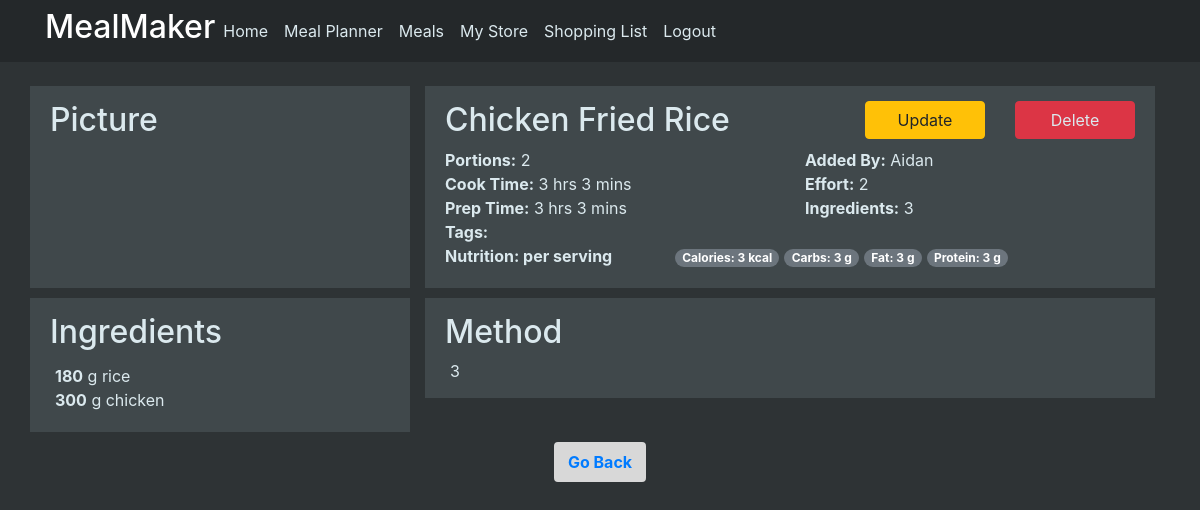
Screenshot of /meal/3 (signed in) with the database file from the repository.
### mealmaker/models.py (models this page shows)
class Meal(db.Model):
    id = db.Column(db.Integer, primary_key=True)
    date = db.Column(db.DateTime(timezone=True), default=func.now())
    name = db.Column(db.String(200), unique=True)
    portion = db.Column(db.Integer)
    prep_time_hour = db.Column(db.Integer)
    prep_time_min = db.Column(db.Integer)
    cook_time_hour = db.Column(db.Integer)
    cook_time_min = db.Column(db.Integer)
    diet_type = db.Column(db.String(20))
    health_type = db.Column(db.String(20))
    effort = db.Column(db.String(5))
    cost = db.Column(db.String(5))
    freezable = db.Column(db.String(5))
    num_ingredient = db.Column(db.Integer)
    time_to_go_off = db.Column(db.Integer)
    cal_per_portion = db.Column(db.Integer)
    protein_per_portion = db.Column(db.Integer)
    fat_per_portion = db.Column(db.Integer)
    carb_per_portion = db.Column(db.Integer)
    recipe = db.Column(db.Text)
    ingredients = db.relationship(
        "Ingredient", back_populates="meal_id", cascade="all, delete"
    )
    meal_plan = db.relationship("MealPlan", back_populates="meal_id")

class User(db.Model, UserMixin):
    id = db.Column(db.Integer, primary_key=True)
    email = db.Column(db.String(150), unique=True)
    password = db.Column(db.String(150))
    first_name = db.Column(db.String(150))

class Ingredient(db.Model):
    id = db.Column(db.Integer, primary_key=True)
    name = db.Column(db.String(200))
    amount = db.Column(db.Integer)
    unit = db.Column(db.String(200))
    meal_link = db.Column(db.Integer, db.ForeignKey("meal.id"))
    meal_id = db.relationship(
        "Meal", back_populates="ingredients", collection_class=list
    )

### mealmaker/views.py (the view)
@views.route("/meal/<int:id>", methods=["GET", "POST"])
@login_required
def meal(id):
    meal = Meal.query.get_or_404(id)
    ingredient = Ingredient.query.filter(Ingredient.meal_link == id)
    form = UpdateMealForm()
    template_form = IngredientForm(prefix="ingredient-_-")
    if form.is_submitted():
        meal.name = form.name.data.lower()
        meal.portion = form.portion.data
        meal.prep_time_hour = form.prep_time_hour.data
        meal.prep_time_min = form.prep_time_min.data
        meal.cook_time_hour = form.cook_time_hour.data
        meal.cook_time_min = form.cook_time_min.data
        meal.diet_type = form.diet_type.data
        meal.health_type = form.health_type.data
        meal.effort = form.effort.data
        meal.cost = form.cost.data
        meal.freezable = form.freezable.data
        meal.num_ingredient = form.num_ingredient.data
        meal.time_to_go_off = form.time_to_go_off.data
        meal.cal_per_portion = form.cal_per_portion.data
        meal.protein_per_portion = form.protein_per_portion.data
        meal.fat_per_portion = form.fat_per_portion.data
        meal.carb_per_portion = form.carb_per_portion.data
        meal.recipe = form.recipe.data
        db.session.query(Ingredient).filter(Ingredient.meal_link == id).delete()
        db.session.commit()
        for i in form.ingredient.data:
            new_ingredient = Ingredient(
                name=i["ingredient_name"].lower(),
                amount=i["ingredient_amount"],
                unit=i["ingredient_unit"],
                meal_link=id,
            )
            db.session.add(new_ingredient)
        db.session.query(Ingredient).order_by(Ingredient.name.desc())
        db.session.commit()
        flash("Your meal has been updated!", "success")
        return redirect(url_for("views.meal", id=meal.id))
    elif request.method == "GET":
        form.name.data = meal.name
        form.portion.data = meal.portion
        form.prep_time_hour.data = meal.prep_time_hour
        form.prep_time_min.data = meal.prep_time_min
        form.cook_time_hour.data = meal.cook_time_hour
        form.cook_time_min.data = meal.cook_time_min
        form.diet_type.data = meal.diet_type
        form.health_type.data = meal.health_type
        form.effort.data = meal.effort
        form.cost.data = meal.cost
        form.freezable.data = meal.freezable
        form.num_ingredient.data = meal.num_ingredient
        form.time_to_go_off.data = meal.time_to_go_off
        form.cal_per_portion.data = meal.cal_per_portion
        form.protein_per_portion.data = meal.protein_per_portion
        form.fat_per_portion.data = meal.fat_per_portion
        form.carb_per_portion.data = meal.carb_per_portion
        form.recipe.data = meal.recipe
        for row in ingredient:
            subform = {
                "id": row.id,
                "ingredient_name": row.name,
                "ingredient_amount": row.amount,
                "ingredient_unit": row.unit,
            }
            form.ingredient.append_entry(subform)
        recipe_display = meal.recipe.replace("\r", "").split("\n")
    return render_template(
        "meal.html",
        user=current_user,
        form=form,
        meal=meal,
        ingredient=ingredient,
        legend="Update Meal",
        _template=template_form,
        recipe_display=recipe_display,
    )

### mealmaker/__init__.py (called while the page is built)
def create_app():
    app = Flask(__name__)
    app.config["SECRET_KEY"] = "hjshjhdjah kjshkjdhjs"
    app.config["SQLALCHEMY_DATABASE_URI"] = f"sqlite:///{DB_NAME}"
    app.config["SQLALCHEMY_TRACK_MODIFICATIONS"] = False
    db.init_app(app)
    from .views import views
    from .auth import auth
    app.register_blueprint(views, url_prefix="/")
    app.register_blueprint(auth, url_prefix="/")
    from .models import User, Meal, Ingredient, MealPlan
    create_database(app)
    login_manager = LoginManager()
    login_manager.login_view = "auth.login"
    login_manager.init_app(app)
    @login_manager.user_loader
    def load_user(id):
        return User.query.get(id)
    return app

### mealmaker/templates/meal.html (shortened to what this page needs)
{% extends "layout.html" %}
{% import "update_macro.html" as macros %}
{% block content %}
<br>
<div class="row" id="Header">
  <div class="col-4 content-section-dim">
    <section>
      <div>
        <h2>Picture</h2>
      </div>
    </section>
  </div>
  <div class="col-md-8 ">
    <div class="content-section-dim">
      <div class="row">
        <div class="col-7">
          <h2>{{meal.name.title()}}</h2>
        </div>
        <div align="center" class="col">
          <button type="button" class="btn btn-warning btn-block" data-toggle="modal"
            data-target=".bd-example-modal-lg">Update</button>
        </div>
        <div class="col"><a class="btn btn-danger btn-block" data-toggle="modal" data-target="#deleteModal">Delete</a>
        </div>
      </div>
      <div class="row">
        <div class="col-6"><b>Portions:</b> {{meal.portion}}</div>
        <div class="col-6"><b>Added By:</b> {{user.first_name}}</div>
      </div>
      <div class="row">
        {% if meal.cook_time_hour == 0 %}
        <div class="col-6"><b>Cook Time:</b> {{meal.cook_time_min}} mins</div>
        {% elif meal.cook_time_hour == 1 and meal.cook_time_min == 0 %}
        <div class="col-6"><b>Cook Time:</b> {{meal.cook_time_hour}} hr</div>
        {% elif meal.cook_time_hour == 1 %}
        <div class="col-6"><b>Cook Time:</b> {{meal.cook_time_hour}} hr {{meal.cook_time_min}} mins</div>
        {% elif meal.cook_time_min == 0 %}
        <div class="col-6"><b>Cook Time:</b> {{meal.cook_time_hour}} hrs</div>
        {% else %}
        <div class="col-6"><b>Cook Time:</b> {{meal.cook_time_hour}} hrs {{meal.cook_time_min}} mins</div>
        {% endif %}
        <div class="col-6"><b>Effort:</b> {{meal.portion}}</div>
      </div>
      <div class="row">
        {% if meal.prep_time_hour == 0 %}
        <div class="col-6"><b>Prep Time:</b> {{meal.prep_time_min}} mins</div>
        {% elif meal.prep_time_hour == 1 and meal.prep_time_min == 0 %}
        <div class="col-6"><b>Prep Time:</b>  {{meal.prep_time_hour}} hr</div>
        {% elif meal.prep_time_hour == 1 %}
        <div class="col-6"><b>Prep Time:</b> {{meal.prep_time_hour}} hr {{meal.prep_time_min}} mins</div>
        {% elif meal.prep_time_min == 0 %}
        <div class="col-6"><b>Prep Time:</b> {{meal.prep_time_hour}} hrs</div>
        {% else %}
        <div class="col-6"><b>Prep Time:</b> {{meal.prep_time_hour}} hrs {{meal.prep_time_min}} mins</div>
        {% endif %}
        <div class="col-6"><b>Ingredients:</b> {{meal.num_ingredient}}</div>
      </div>
      <div class="row">
        <div class="col-2"><b>Tags: </b></div>
      </div>
      <div class="row">
        <div class="col-4"><b>Nutrition: per serving</b></div>
        <div class="tag-row"><span class="badge badge-pill badge-secondary">Calories: {{meal.cal_per_portion}} kcal</span></div>
        <div class="tag-row"><span class="badge badge-pill badge-secondary">Carbs: {{meal.protein_per_portion}} g</span></div>
        <div class="tag-row"><span class="badge badge-pill badge-secondary">Fat: {{meal.fat_per_portion}} g</span></div>
        <div class="tag-row"><span class="badge badge-pill badge-secondary">Protein: {{meal.carb_per_portion}} g</span></div>
      </div>
    </div>
  </div>
</div>
<div class="row" id="Body">
  <div class="col-4 media content-section-dim">
    <section>
      <h2>Ingredients</h2>
      <section class="media-body">
        <ul class="no-bullets">
          {% for i in ingredient %}
          <li><b>{{ i.amount}}</b> {{ i.unit}} {{ i.name}}</li>
          {% endfor %}
        </ul>
      </section>
    </section>
  </div>
  <div class="col-8">
    <div class="content-section-dim">
        <h2>Method</h2>
        {% for line in recipe_display %}
            {% if line[0:4] == 'Step' %}
                <div class="row row-heading"><b>{{line}}</b></div>
            {% else %}
            <div class="row row-body">{{line}}</div>
            {% endif %}
        {% endfor %}
    </div>
  </div>
</div>
<div>
  <legend align="center">
    <button type="button" class="btn btn-light" data-dismiss="modal">
      <a class="text-center" href="{{ url_for('views.meals') }}"><b>Go Back</b></a>
    </button>
  </legend>
</div>
{% endblock content %}

### mealmaker/static/main.css (style rules this page uses)
body { background-color: #2e3335; color: #DBE9EE; }
.content-section-dim { padding: 15px 20px; background-color: #40484b; border-radius: 0px; margin-bottom: 10px; }
.btn-light { border: 2px solid #d8d8d8; background: #d8d8d8; }
.tag-row { padding: 0px 0px 5px 5px; }
ul.no-bullets { list-style-type: none; padding: 5px; margin: 0; }
.row-body { padding-right: 20px; padding-bottom: 0px; padding-left: 20px; }

### rows the page displays
Meal: name "Chicken Fried Rice", portion "2", cook_time_hour "3", cook_time_min "3", prep_time_hour "3", prep_time_min "3", num_ingredient "3", cal_per_portion "3", protein_per_portion "3", fat_per_portion "3", carb_per_portion "3"
User: first_name "Aidan"
Ingredient: amount "180", unit "g", name "rice"
Ingredient: amount "300", unit "g", name "chicken"

### other values shown
{{ line }} "3"
